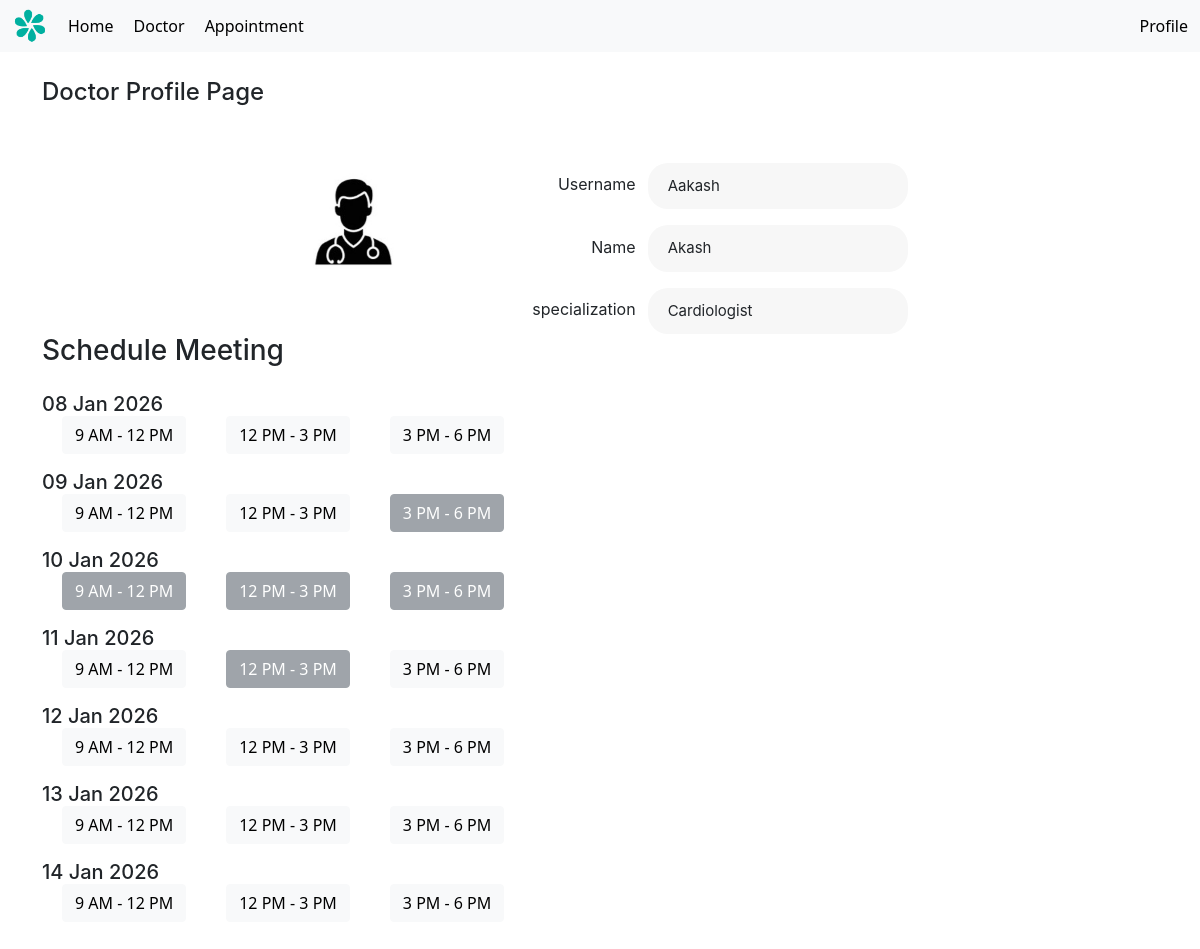
Screenshot of /doctor/2 (signed in) with the database file from the repository.
### models.py (models this page shows, shortened)
class doctor(UserMixin, db.Model):
    id = db.Column(db.Integer, primary_key=True)
    username = db.Column(db.String(100), unique=True, nullable=False)
    password = db.Column(db.String(200), nullable=False)
    name = db.Column(db.String(100), nullable=False)
    specialization = db.Column(db.String(100), nullable=False)
    availability = db.Column(db.Date, nullable=True)
    timeSlots = db.relationship('timeSlot', back_populates='doctor', lazy=True)
    appointments = db.relationship('appointment', back_populates='doctor', lazy=True)
    is_admin = db.Column(db.Boolean, default=False)
    is_doctor = db.Column(db.Boolean, default=True)

### app.py (the view, shortened to what this page needs)
@app.route('/doctor/<int:doctor_id>', methods=['GET', 'POST'])
@login_required
def doctor_profile(doctor_id):
    doc = doctor.query.get_or_404(doctor_id)
    form = AppointmentForm()
    today = date.today()
    days = [today + timedelta(days=i) for i in range(7)]
    slot_map = {
        "9 AM - 12 PM": "9 AM - 12 PM",
        "12 PM - 3 PM": "12 PM - 3 PM",
        "3 PM - 6 PM": "3 PM - 6 PM"
    }
    availability = {}
    for day in days:
        availability[day] = {}
        for slot_key in slot_map.keys():
            booked = appointment.query.filter(
                appointment.doctor_id == doctor_id,
                appointment.appointment_date == day,
                appointment.slot == slot_key,
            ).first()
            availability[day][slot_key] = (booked is None)
    return render_template(
        'profile_page_d.html',
        doc=doc,
        form=form,
        days=days,
        slot_map=slot_map,
        availability=availability
    )

### app.py (called while the page is built)
@login_manager.user_loader
def load_user(user_id):
    user_type = session.get("user_type")
    if user_type == "doctor":
        return doctor.query.get(int(user_id))
    return patient.query.get(int(user_id))

@app.context_processor
def inject_user():
    return dict(current_user=current_user, request = request)

### templates/profile_page_d.html (shortened to what this page needs)
{% extends 'layout.html' %}
{% block content %}
<h1>Doctor Profile Page</h1>
<div class="flex-column gap-16p" style="align-items: center;">
<div class="flex-column mx-auto gap-16p mt-5" style = "align-items: center; display: flex">
<div class="flex-row gap-120p">
    <div class="profile-container d-flex flex-column align-items-center" style="width: 50%; border-radius: 100px; overflow: clip; align-items: center">
    <img src="{{ url_for('static', filename='images/doctor_avatar.jpg') }}" alt="Doctor Avatar" class="avatar-img mb-3" style="width: 120px; border-radius: 300px; ">
    </div>
    <div class="profile-details flex-column gap-16p">
        <div class="flex-row gap-12p" style="align-items: center; justify-content: flex-end">
            <div class="profile-label">Username</div>
            <div class="profile-field">{{ doc.username }}</div>
        </div>
        <div class="flex-row gap-12p" style="align-items: center; justify-content: flex-end">
            <div class="profile-label">Name</div>
            <div class="profile-field">{{ doc.name }}</div>
        </div>
        <div class="flex-row gap-12p" style="align-items: center; justify-content: flex-end">
            <div class="profile-label">specialization</div>
            <div class="profile-field">{{ doc.specialization }}</div>
        </div>
    </div>
</div>
</div>
</div>
<h3 class="mb-4">Schedule Meeting</h3>
<form method="POST" id="bookingForm">
    {% for day in days %}
        <div class="mb-3">
            <h5 class="mb-0">{{ day.strftime('%d %b %Y') }}</h5>
            <div class="d-flex gap-2p flex-wrap" style="justify-content: flex-start; margin-left: 20px; gap: 40px;">
                {% for slot_key, slot_label in slot_map.items() %}
                {% set free = availability[day][slot_key] %}
                <button
                    type="button"
                    class="slot-btn btn
                        {% if free %}btn-light{% else %}btn-secondary{% endif %}"
                    data-date="{{ day }}"
                    data-slot="{{ slot_key }}"
                    {% if not free %}disabled{% endif %}
                >
                    {{ slot_label }}
                </button>
                {% endfor %}
            </div>
        </div>
    {% endfor %}
</form>
{% endblock %}

### static/styles.css (style rules this page uses)
.d-flex { display: flex; align-items: center; justify-content: space-between; }
.flex-column { display: flex; flex-direction: column; }
.flex-row { display: flex; flex-direction: row; }
.gap-12p { gap: 12px !important; }
.gap-16p { gap: 16px !important; }
.gap-120p { gap: 120px !important; }
h1, h2, h3, h4, h5, h6 { font-family: "inter", sans-serif; }
h1 { font-size: 24px !important; font-weight: 700; }
.profile-container { width: 50%; flex-wrap: nowrap }
.profile-field { background-color: #F7F7F7; border-radius: 20px; padding: 12px 20px; width: 260px; font-size: 15px; font-family: "inter", sans-serif; }
.profile-label { font-weight: 400; margin-bottom: 4px; font-family: "inter", sans-serif; }

### rows the page displays
doctor: username "Aakash", name "Akash", specialization "Cardiologist"

### other values shown
{{ day.strftime('%d %b %Y') }} "08 Jan 2026" "09 Jan 2026" "10 Jan 2026" "11 Jan 2026" "12 Jan 2026" "13 Jan 2026" "14 Jan 2026"
{{ slot_label }} "9 AM - 12 PM" "12 PM - 3 PM" "3 PM - 6 PM" "9 AM - 12 PM" "12 PM - 3 PM" "3 PM - 6 PM" "9 AM - 12 PM" "12 PM - 3 PM" "3 PM - 6 PM" "9 AM - 12 PM" "12 PM - 3 PM" "3 PM - 6 PM" "9 AM - 12 PM" "12 PM - 3 PM" "3 PM - 6 PM" "9 AM - 12 PM" "12 PM - 3 PM" "3 PM - 6 PM" "9 AM - 12 PM" "12 PM - 3 PM" "3 PM - 6 PM"
